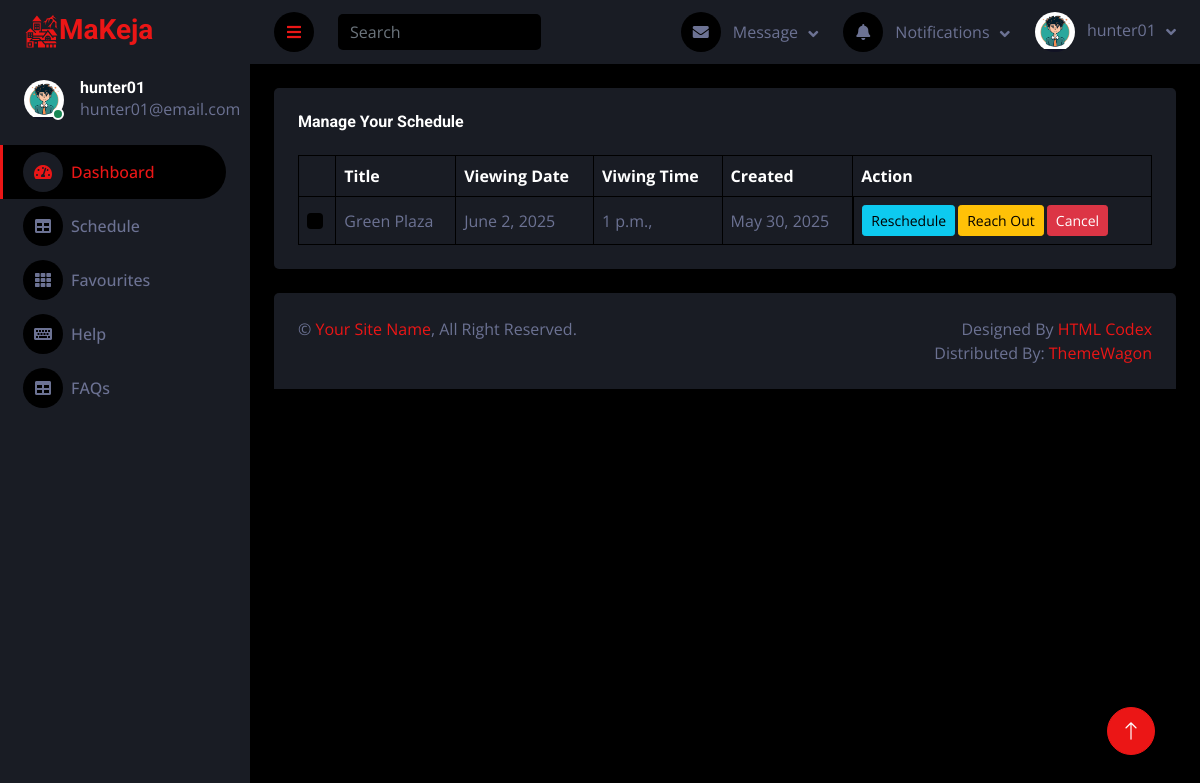
The app's page /dash/scheduled_viewings/ (signed in) with its own data.
### main/models.py (models this page shows, shortened)
class Profile(models.Model):
    user = models.OneToOneField("auth.User", on_delete=models.CASCADE, related_name="profile")
    userID = models.CharField(max_length=10, unique=True, null=True)
    full_name = models.CharField(max_length=255, blank=True, null=True)
    cover = models.ImageField(default="cover.jpg")
    status = models.CharField(max_length=100, default="I love MaryJane.")
    avatar = models.ImageField(default="user.jpg")
    phone = models.CharField(max_length=20, null=True, blank=True)
    time_created = models.DateTimeField(auto_now_add=True)
    is_landlord = models.BooleanField(default=False)
    is_banned = models.BooleanField(default=False)
    is_deleted = models.BooleanField(default=False)

### dash/models.py (models this page shows, shortened)
class Viewing(models.Model):
    user = models.ForeignKey("auth.User", on_delete=models.CASCADE)
    listing = models.ForeignKey(Listing, on_delete=models.CASCADE)
    viewing_date = models.DateField()
    viewing_time = models.TimeField()
    status = models.CharField(max_length=50, default="pending") # pending, confirmed
    created_at = models.DateTimeField(auto_now_add=True)
    is_deleted = models.BooleanField(default=False)

class Listing(models.Model):
    user = models.ForeignKey("auth.User", on_delete=models.CASCADE, related_name="listings")
    listingID = models.CharField(max_length=10, unique=True, null=True)
    title = models.CharField(max_length=255, null=True)
    description = models.TextField(null=True)
    location = models.CharField(max_length=255, null=True)
    address = models.ForeignKey("dash.Address", on_delete=models.CASCADE, related_name="addresses")
    category = models.ForeignKey("master.ListingCategory", on_delete=models.SET_NULL, null=True)
    bedrooms = models.PositiveIntegerField(default=0)
    bathrooms = models.PositiveIntegerField(default=1)
    area_sqft = models.PositiveIntegerField(null=True)
    year_built = models.PositiveIntegerField(null=True)
    floor_number = models.PositiveIntegerField(null=True)
    total_floors = models.PositiveIntegerField(null=True)
    available_units = models.PositiveIntegerField(default=1)
    rent = models.PositiveIntegerField(default=0)
    deposit = models.PositiveIntegerField(default=0)
    avatar1 = models.ImageField(default="listing1.jpg")
    avatar2 = models.ImageField(default="listing2.jpg")
    avatar3 = models.ImageField(default="listing3.jpg")
    avatar4 = models.ImageField(default="listing4.jpg")
    avatar5 = models.ImageField(default="listing5.jpg")
    video_url = models.URLField(null=True, blank=True)
    floor_plan = models.FileField(null=True, blank=True)
    tour = models.URLField(null=True, blank=True)
    furnished = models.BooleanField(default=False)
    parking = models.BooleanField(default=False)
    pet_friendly = models.BooleanField(default=False)
    balcony = models.BooleanField(default=False)
    security = models.BooleanField(default=False)
    internet = models.BooleanField(default=False)
    status = models.CharField(max_length=50, default="pending")
    is_deleted = models.BooleanField(default=False)
    time_created = models.DateTimeField(auto_now_add=True)
    last_updated = models.DateTimeField(auto_now=True)

### dash/views.py (the view, shortened to what this page needs)
# urls.py: path("scheduled_viewings/", views.user_viewings_view, name="user_viewings"),
def user_viewings_view(request):
    viewings = Viewing.objects.filter(user=request.user, is_deleted=False)
    context = {
        "viewings": viewings,
    }
    return render(request, "dash/user_viewings.html", context)

### dash/context_processors.py (called while the page is built)
def get_notifications(request):
    if not request.user.is_authenticated:
        return {}
    notifications = Notification.objects.filter(target=request.user, is_read=False, is_deleted=False)
    context = {"notifications": notifications}
    return context

### dash/templatetags/time_filters.py (called while the page is built)
@register.filter
def natural_time_format(value):
    if isinstance(value, str):
        try:
            value = datetime.fromisoformat(value)
        except ValueError:
            return value  # fallback: return raw value if parsing fails
    if is_naive(value):
        value = make_aware(value)
    delta = now() - value
    if delta < timedelta(minutes=1):
        return "Just now"
    elif delta < timedelta(hours=1):
        minutes = int(delta.total_seconds() / 60)
        return f"{minutes} min ago"
    elif delta < timedelta(hours=24):
        hours = int(delta.total_seconds() / 3600)
        return f"{hours} hr ago"
    elif delta < timedelta(days=2):
        return "Yesterday"
    elif delta < timedelta(days=7):
        return f"{delta.days} days ago"
    else:
        return value.strftime("%b %d, %Y")

### konnekt/context_processors.py (called while the page is built)
def get_registered_users(request):
    if not request.user.is_authenticated:
        return {}
    reg_users = Profile.objects.filter(is_deleted=False).exclude(user=request.user)
    context = {"reg_users": reg_users}
    return context

### dash/templates/dash/user_viewings.html (shortened to what this page needs)
{% extends 'dash/main.html' %}
{% load static %}
{% load time_filters %}
{% block main %}
<div class="container-fluid pt-4 px-4">
    <div class="bg-secondary text-center rounded p-4">
        <div class="d-flex align-items-center mb-4">
            <h6 class="mb-0">Manage Your Schedule</h6>
        </div>
        {% if viewings %}
        <div class="table-responsive">
            <table class="table text-start align-middle table-bordered table-hover mb-0">
                <thead>
                    <tr class="text-white">
                        <th scope="col"></th>
                        <th scope="col">Title</th>
                        <th scope="col">Viewing Date</th>
                        <th scope="col">Viwing Time</th>
                        <th scope="col">Created</th>
                        <th scope="col">Action</th>
                    </tr>
                </thead>
                <tbody>
                    {% for v in viewings %}
                    <tr>
                        <td><input class="form-check-input" type="checkbox"></td>
                        <td>{{ v.listing.title|title }}</td>
                        <td>{{ v.viewing_date }}</td>
                        <td>{{ v.viewing_time }}, {{ request.PATH_INFO }}</td>
                        <td>{{ v.created_at|natural_time_format }}</td>
                        <td class="d-flex" style="gap: 3px;">
                            <button class="btn btn-sm btn-info" type="button" data-toggle="modal" data-target="#reschedule{{ v.id }}">Reschedule</button>
                            <form method="post">
                                <button class="btn btn-sm btn-warning" type="submit">Reach Out</button>
                            </form>
                            <button class="btn btn-sm btn-danger" type="button" data-toggle="modal" data-target="#delete{{ v.id }}">Cancel</button>
                        </td>
                    </tr>
                    {% endfor %}
                </tbody>
            </table>
        </div>
        {% endif %}
    </div>
</div>
{% endblock %}

### dash/templates/dash/main.html (shortened to what this page needs)
{% load static %}
{% load time_filters %}
<!DOCTYPE html>
<html lang="en">
<head>
    <link href="https://cdnjs.cloudflare.com/ajax/libs/font-awesome/5.10.0/css/all.min.css" rel="stylesheet">
    <link href="https://cdn.jsdelivr.net/npm/bootstrap-icons@1.4.1/font/bootstrap-icons.css" rel="stylesheet">
    <link href="{% static 'dash/lib/owlcarousel/assets/owl.carousel.min.css' %}" rel="stylesheet">
    <link href="{% static 'dash/lib/tempusdominus/css/tempusdominus-bootstrap-4.min.css' %}" rel="stylesheet" />
    <link href="{% static 'dash/css/bootstrap.min.css' %}" rel="stylesheet">
    <link href="{% static 'dash/css/style.css' %}" rel="stylesheet">
</head>
<body>
    <div class="container-fluid position-relative d-flex p-0">
        <div class="sidebar pe-4 pb-3">
            <nav class="navbar bg-secondary navbar-dark">
                <a href="/" class="navbar-brand mx-4 mb-3">
                    <h3 class="text-primary">
                        MaKeja
                    </h3>
                </a>
                <div class="d-flex align-items-center ms-4 mb-4">
                    <div class="position-relative">
                        <img class="rounded-circle" src="{{ request.user.profile.avatar.url }}" alt="" style="width: 40px; height: 40px;">
                        <div class="bg-success rounded-circle border border-2 border-white position-absolute end-0 bottom-0 p-1"></div>
                    </div>
                    <div class="ms-3">
                        <h6 class="mb-0">{{ request.user.username }}</h6>
                        <span>{{ request.user.email }}</span>
                    </div>
                </div>
                <div class="navbar-nav w-100">
                    <a href="{% url 'dash' %}" class="nav-item nav-link active"><i class="fa fa-tachometer-alt me-2"></i>Dashboard</a>
                    <a href="{% url 'user_viewings' %}" class="nav-item nav-link"><i class="fa fa-table me-2"></i>Schedule</a>
                    <a href="{% url 'favourites' %}" class="nav-item nav-link"><i class="fa fa-th me-2"></i>Favourites</a>
                    <a href="" class="nav-item nav-link"><i class="fa fa-keyboard me-2"></i>Help</a>
                    <a href="{% url 'faqs' %}" class="nav-item nav-link"><i class="fa fa-table me-2"></i>FAQs</a>
                </div>
            </nav>
        </div>
        <div class="content">
            <nav class="navbar navbar-expand bg-secondary navbar-dark sticky-top px-4 py-0">
                <a href="#" class="sidebar-toggler flex-shrink-0">
                    <i class="fa fa-bars"></i>
                </a>
                <form class="d-none d-md-flex ms-4">
                    <input class="form-control bg-dark border-0" type="search" placeholder="Search">
                </form>
                <div class="navbar-nav align-items-center ms-auto">
                    <div class="nav-item dropdown">
                        <a href="#" class="nav-link dropdown-toggle" data-toggle="dropdown">
                            <i class="fa fa-envelope me-lg-2"></i>
                            <span class="d-none d-lg-inline-flex">Message</span>
                        </a>
                    </div>
                    <div class="nav-item dropdown">
                        <a href="#" class="nav-link dropdown-toggle" data-toggle="dropdown">
                            <i class="fa fa-bell me-lg-2"></i>
                            <span class="d-none d-lg-inline-flex">Notifications</span>
                        </a>
                    </div>
                    <div class="nav-item dropdown">
                        <a href="#" class="nav-link dropdown-toggle" data-toggle="dropdown">
                            <img class="rounded-circle me-lg-2" src="{{ request.user.profile.avatar.url }}" alt="" style="width: 40px; height: 40px;">
                            <span class="d-none d-lg-inline-flex">{{ request.user.username }}</span>
                        </a>
                    </div>
                </div>
            </nav>
            {% block main %}
            {% endblock %}
            <div class="container-fluid pt-4 px-4">
                <div class="bg-secondary rounded-top p-4">
                    <div class="row">
                        <div class="col-12 col-sm-6 text-center text-sm-start">
                            &copy; <a href="#">Your Site Name</a>, All Right Reserved.
                        </div>
                        <div class="col-12 col-sm-6 text-center text-sm-end">
                            Designed By <a href="https://htmlcodex.com">HTML Codex</a>
                            <br>Distributed By: <a href="https://themewagon.com" target="_blank">ThemeWagon</a>
                        </div>
                    </div>
                </div>
            </div>
        </div>
        <a href="#" class="btn btn-lg btn-primary btn-lg-square back-to-top"><i class="bi bi-arrow-up"></i></a>
    </div>
</body>
</html>

### static/dash/css/style.css (style rules this page uses)
:root { --primary: #EB1616; --secondary: #191C24; --light: #6C7293; --dark: #000000; }
.back-to-top { position: fixed; display: none; right: 45px; bottom: 45px; z-index: 99; }
.btn { transition: .5s; }
.btn-lg-square { width: 48px; height: 48px; }
.btn-square, .btn-sm-square, .btn-lg-square { padding: 0; display: inline-flex; align-items: center; justify-content: center; font-weight: normal; border-radius: 50px; }
.sidebar { position: fixed; top: 0; left: 0; bottom: 0; width: 250px; height: 100vh; overflow-y: auto; background: var(--secondary); transition: 0.5s; z-index: 999; }
.content { margin-left: 250px; min-height: 100vh; background: var(--dark); transition: 0.5s; }
@media (min-width: 992px) { .sidebar { margin-left: 0; } }
@media (min-width: 992px) { .content { width: calc(100% - 250px); } }
.sidebar .navbar .navbar-nav .nav-link { padding: 7px 20px; color: var(--light); font-weight: 500; border-left: 3px solid var(--secondary); border-radius: 0 30px 30px 0; outline: none; }
.sidebar .navbar .navbar-nav .nav-link:hover, .sidebar .navbar .navbar-nav .nav-link.active { color: var(--primary); background: var(--dark); border-color: var(--primary); }
.sidebar .navbar .navbar-nav .nav-link i { width: 40px; height: 40px; display: inline-flex; align-items: center; justify-content: center; background: var(--dark); border-radius: 40px; }
.sidebar .navbar .navbar-nav .nav-link:hover i, .sidebar .navbar .navbar-nav .nav-link.active i { background: var(--secondary); }
.content .navbar .navbar-nav .nav-link { margin-left: 25px; padding: 12px 0; color: var(--light); outline: none; }
.content .navbar .sidebar-toggler, .content .navbar .navbar-nav .nav-link i { width: 40px; height: 40px; display: inline-flex; align-items: center; justify-content: center; background: var(--dark); border-radius: 40px; }
.content .navbar .dropdown-toggle::after { margin-left: 6px; vertical-align: middle; border: none; content: "\f107"; font-family: "Font Awesome 5 Free"; font-weight: 900; transition: .5s; }

### records on screen
Viewing: listing "Green Plaza", viewing_date "June 2, 2025", viewing_time "1 p.m.", created_at "May 30, 2025"

### other values on screen
{{ request.user.username }} "hunter01"
{{ request.user.email }} "hunter01@email.com"
